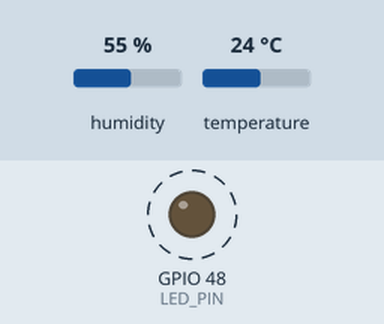
The program below on a simulated ESP32-S3. Parts: output pins drawn as LEDs (lit = HIGH). Dashed ring = blinking. The test bench sets the inputs (shaded band); at power-on: humidity 55 %, temperature 24 °C. Nothing arrives over Bluetooth unless stated; a phone connects over Bluetooth LE 3 s after start; what the program prints to the serial monitor is not drawn.

Above: at 0.2 s.
Timing chart, 0 to 3.0 s (numbered marks = the images above):
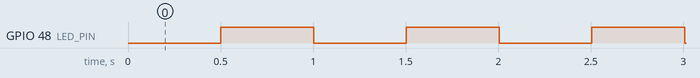

The program:

main.cpp
```cpp
#include <Arduino.h>
#include <NimBLEDevice.h>
#include <DHT.h>

/* ====== Hardware Pins (adjust DHT_PIN if needed) ====== */
#define DHT_PIN   4          // DHT22 data -> GPIO4
#define LED_PIN   48         // ESP32-S3 DevKitC-1 onboard LED (usually 48)

/* ====== DHT Setup ====== */
#define DHT_TYPE  DHT22
static DHT dht(DHT_PIN, DHT_TYPE);

/* ====== BLE UUIDs (random, consistent) ====== */
static NimBLEUUID UUID_SVC_ENV("6e400001-b5a3-f393-e0a9-e50e24dcca9e"); // Service: Env
static NimBLEUUID UUID_CH_TEMP("6e400002-b5a3-f393-e0a9-e50e24dcca9e"); // Char: Temperature
static NimBLEUUID UUID_CH_HUM ("6e400003-b5a3-f393-e0a9-e50e24dcca9e"); // Char: Humidity

/* ====== RTOS Objects ====== */
static TimerHandle_t measureTimer;          // 5s periodic timer
static QueueHandle_t qMeasureTrigger;       // signal DHT task to measure
static QueueHandle_t qNewReading;           // DHT task -> BLE update task

typedef struct {
  float temperatureC;
  float humidityPct;
  bool  valid;
} Reading_t;

/* ====== Globals ====== */
static volatile bool g_connected = false;
static NimBLEServer*         pServer = nullptr;
static NimBLECharacteristic* pChTemp = nullptr;
static NimBLECharacteristic* pChHum  = nullptr;

/* ====== Fwds ====== */
static void startMeasureTimer();
static void stopMeasureTimer();
static void cbMeasureTimer(TimerHandle_t);
static void taskDHT(void* arg);
static void taskBLEUpdate(void* arg);

/* ====== BLE Server Callbacks (v1.x NimBLE signatures) ====== */
class ServerCallbacks : public NimBLEServerCallbacks {
  void onConnect(NimBLEServer* s) override {
    g_connected = true;
    startMeasureTimer();
    Serial.println("[BLE] Device connected -> 5s measurement timer STARTED");
  }
  void onDisconnect(NimBLEServer* s) override {
    Serial.println("[BLE] Device disconnected -> timer STOPPED, re-advertising");
    g_connected = false;
    stopMeasureTimer();
    NimBLEDevice::startAdvertising();
  }
};

void setup() {
  pinMode(LED_PIN, OUTPUT);
  digitalWrite(LED_PIN, LOW);

  Serial.begin(115200);
  uint32_t t0 = millis();
  while (!Serial && (millis() - t0) < 2000) { delay(10); } // wait up to 2s for USB-CDC

  Serial.println();
  Serial.println("=== ESP32-S3 BLE DHT22 Sensor (FreeRTOS timer-triggered) ===");

  // ---- Queues & Timer ----
  qMeasureTrigger = xQueueCreate(8, sizeof(uint8_t));
  qNewReading     = xQueueCreate(8, sizeof(Reading_t));
  measureTimer    = xTimerCreate("mTimer", pdMS_TO_TICKS(5000), pdTRUE, nullptr, cbMeasureTimer);

  // ---- DHT ----
  dht.begin();
  Serial.printf("[DHT] Initialized on GPIO %d (type DHT22)\n", DHT_PIN);

  // ---- BLE Init ----
  NimBLEDevice::init("ESP32 DHT22 (BLE)");
  NimBLEDevice::setPower(ESP_PWR_LVL_P9);         // stronger TX for testing
  NimBLEDevice::setSecurityAuth(false, false, true); // no passkey

  pServer = NimBLEDevice::createServer();
  pServer->setCallbacks(new ServerCallbacks());

  NimBLEService* pService = pServer->createService(UUID_SVC_ENV);

  // Temperature characteristic: READ + NOTIFY
  pChTemp = pService->createCharacteristic(
    UUID_CH_TEMP,
    NIMBLE_PROPERTY::READ | NIMBLE_PROPERTY::NOTIFY
  );
  // Humidity characteristic: READ + NOTIFY
  pChHum = pService->createCharacteristic(
    UUID_CH_HUM,
    NIMBLE_PROPERTY::READ | NIMBLE_PROPERTY::NOTIFY
  );

  // Optional user-friendly labels (Descriptor 0x2901)
  pChTemp->createDescriptor("2901")->setValue("Temperature (C)");
  pChHum ->createDescriptor("2901")->setValue("Humidity (%)");

  // Initial values
  pChTemp->setValue("NaN");
  pChHum ->setValue("NaN");

  pService->start();

  NimBLEAdvertising* pAdv = NimBLEDevice::getAdvertising();
  pAdv->addServiceUUID(UUID_SVC_ENV);
  pAdv->setScanResponse(true);
  pAdv->start();
  Serial.println("[BLE] Advertising started — open ST BLE Toolbox or nRF Connect");

  // ---- Tasks ----
  xTaskCreate(taskDHT,       "taskDHT",       4096, nullptr, 2, nullptr);
  xTaskCreate(taskBLEUpdate, "taskBLEUpdate", 4096, nullptr, 2, nullptr);

  Serial.println("[SYS] Setup complete. Waiting for BLE connection...");
}

void loop() {
  // Heartbeat LED (proves the sketch is running even if Serial is quiet)
  static uint32_t last = 0;
  if (millis() - last > 500) {
    last = millis();
    digitalWrite(LED_PIN, !digitalRead(LED_PIN));
  }
  // All work happens in tasks/timer
}

/* ====== Timer callback (short, ISR-safe) ====== */
static void cbMeasureTimer(TimerHandle_t) {
  if (!g_connected) return;
  uint8_t token = 1;
  xQueueSendFromISR(qMeasureTrigger, &token, nullptr);
}

/* ====== Timer helpers ====== */
static void startMeasureTimer() {
  if (measureTimer) xTimerStart(measureTimer, 0);
}
static void stopMeasureTimer() {
  if (measureTimer) xTimerStop(measureTimer, 0);
}

/* ====== DHT Task (sensor I/O + validation) ====== */
static void taskDHT(void* arg) {
  (void)arg;
  Serial.println("[DHT] Task started (waiting for triggers)");
  for (;;) {
    uint8_t token;
    if (xQueueReceive(qMeasureTrigger, &token, portMAX_DELAY) == pdTRUE) {
      Reading_t r{};
      float h = dht.readHumidity();
      float t = dht.readTemperature(); // Celsius
      if (isnan(h) || isnan(t)) {
        r.valid = false;
        Serial.println("[DHT] Read failed (NaN) — check wiring and pull-up (4.7–10k)");
      } else {
        r.valid = true;
        r.temperatureC = t;
        r.humidityPct  = h;
        Serial.printf("[DHT] T=%.2f C, H=%.2f %%\n", t, h);
      }
      xQueueSend(qNewReading, &r, pdMS_TO_TICKS(50));
    }
  }
}

/* ====== BLE Update Task (set values + notify) ====== */
static void taskBLEUpdate(void* arg) {
  (void)arg;
  Serial.println("[BLE] Update task started");
  char buf[16];
  for (;;) {
    Reading_t r{};
    if (xQueueReceive(qNewReading, &r, portMAX_DELAY) == pdTRUE) {
      if (!g_connected || !r.valid) continue;

      snprintf(buf, sizeof(buf), "%.2f", r.temperatureC);
      pChTemp->setValue((uint8_t*)buf, strlen(buf));
      snprintf(buf, sizeof(buf), "%.2f", r.humidityPct);
      pChHum->setValue((uint8_t*)buf, strlen(buf));

      // Notify only if client subscribed (CCCD set)
      if (pChTemp->getSubscribedCount() > 0) pChTemp->notify();
      if (pChHum ->getSubscribedCount() > 0) pChHum ->notify();
    }
  }
}
```

Measured:
- by itself, GPIO 48 (LED_PIN): alternates HIGH for 0.50 s and LOW for 0.50 s
